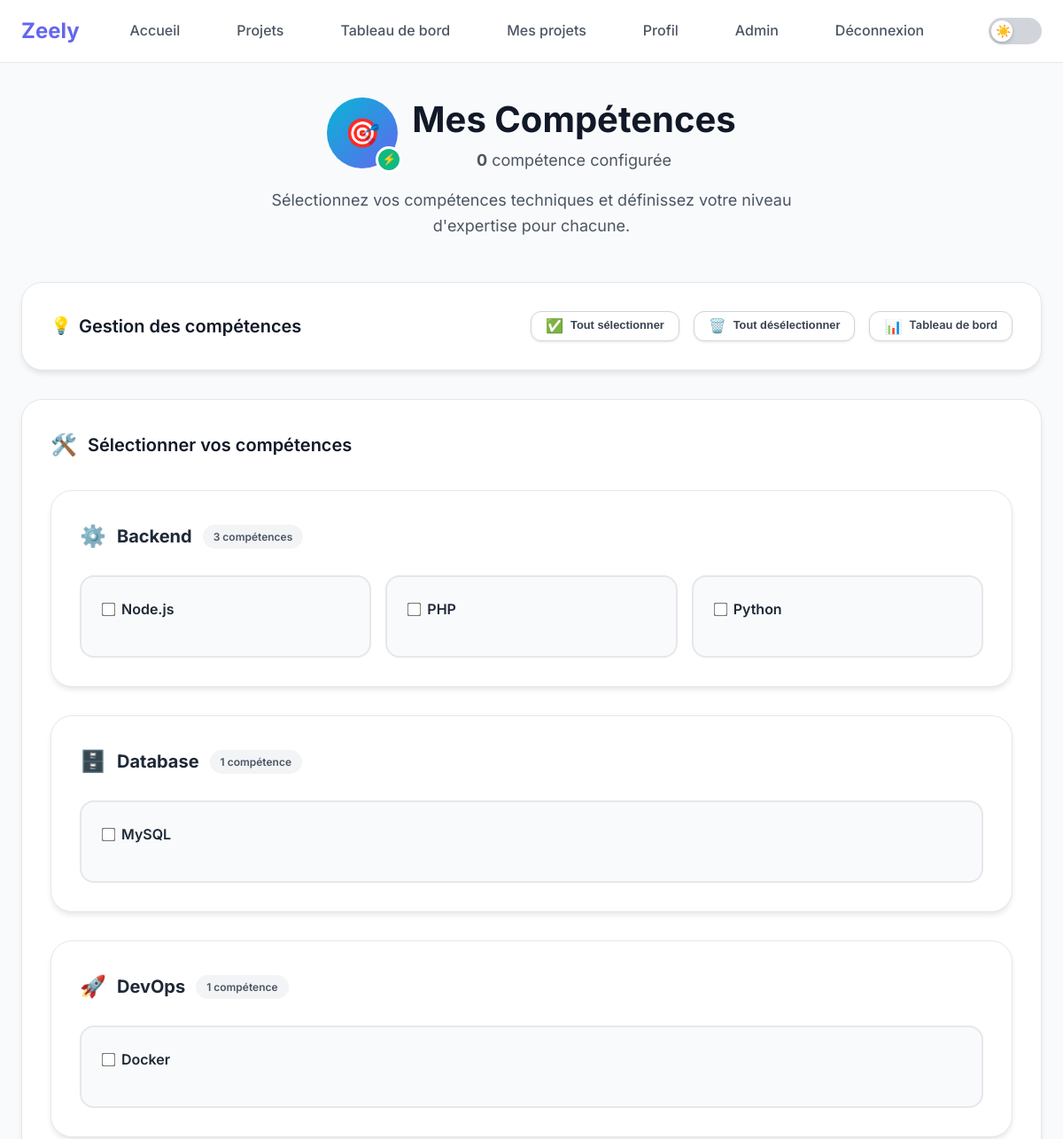
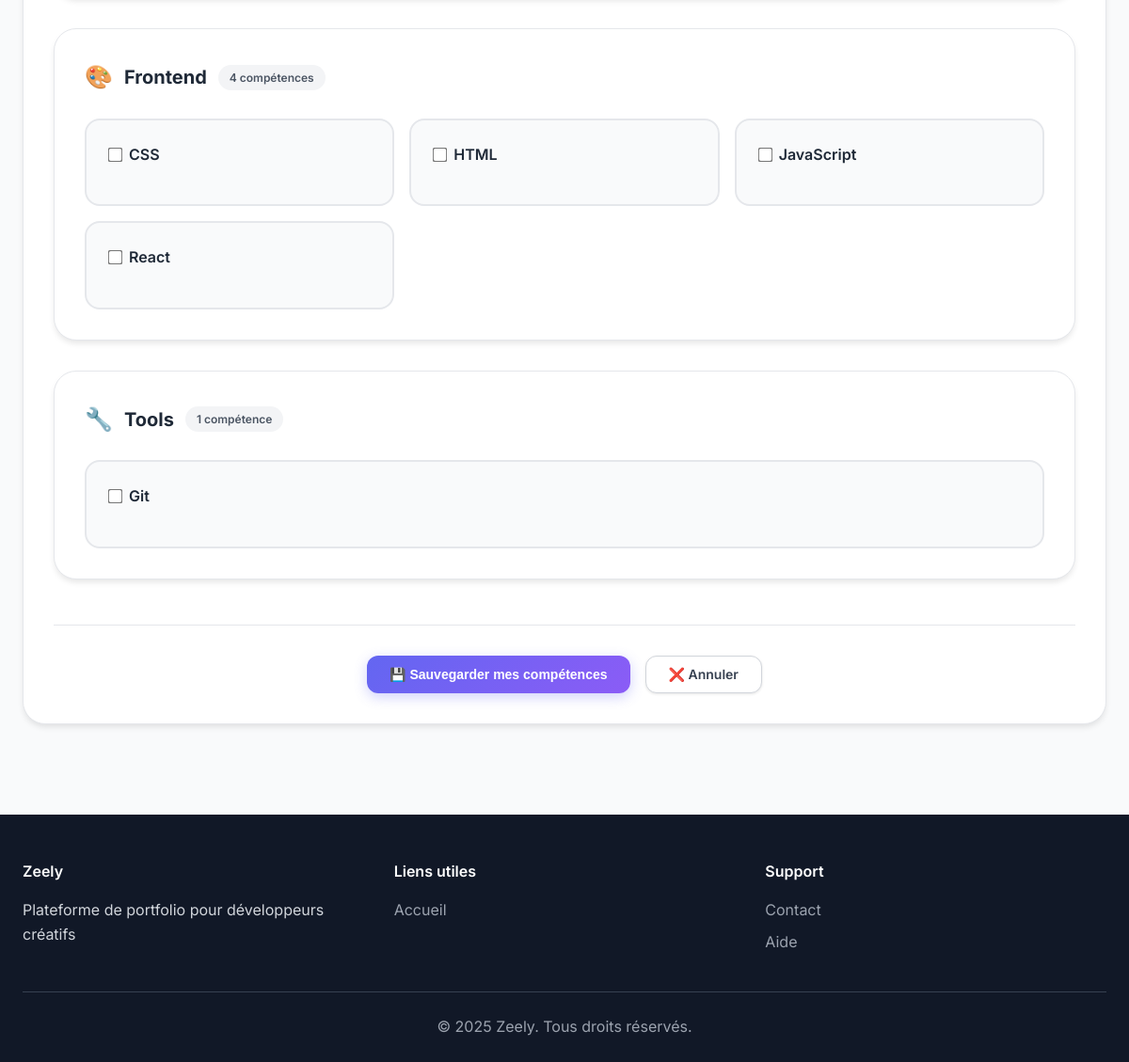
The page /skills.php (signed in) on the database its author committed (2 pictures, top to bottom).
### tables this page shows
CREATE TABLE `skills` (
  `id` int(11) NOT NULL,
  `name` varchar(100) NOT NULL,
  `category` varchar(50) NOT NULL,
  `description` text DEFAULT NULL,
  `created_at` timestamp NOT NULL DEFAULT current_timestamp(),
  `updated_at` timestamp NOT NULL DEFAULT current_timestamp() ON UPDATE current_timestamp()
);

### config/config.php (called while the page is built, shortened)
<?php
spl_autoload_register(function ($class_name) {
    $directories = ['models/', 'controllers/', 'utils/','config/'];
    foreach ($directories as $directory) {
        $file = $directory . $class_name . '.php';
        if (file_exists($file)) {
            return;
        }
    }
});

### models/Skill.php (called while the page is built, shortened)
<?php
class Skill {
    private $conn;
    private $table_name = "skills";
    public function __construct($db) {
        $this->conn = $db;
    }
    public function getAllSkills() {
        $query = "SELECT * FROM " . $this->table_name . " ORDER BY category, name";
        $stmt = $this->conn->prepare($query);
        $stmt->execute();
        return $stmt->fetchAll();
    }
    public function getUserSkills($user_id) {
        $query = "SELECT s.*, us.level, us.years_experience
                  FROM " . $this->table_name . " s
                  JOIN user_skills us ON s.id = us.skill_id
                  WHERE us.user_id = :user_id
                  ORDER BY s.category, s.name";
        $stmt = $this->conn->prepare($query);
        $stmt->bindParam(':user_id', $user_id);
        $stmt->execute();
        return $stmt->fetchAll();
    }
}
?>

### skills.php (the view, shortened to what this page needs)
<?php
require_once 'config/config.php';
$database = new Database();
$db = $database->getConnection();
$skillModel = new Skill($db);
$all_skills = $skillModel->getAllSkills();
$user_skills = $skillModel->getUserSkills($_SESSION['user_id']);
$user_skill_ids = array_column($user_skills, 'id');
$skills_by_category = [];
foreach ($all_skills as $skill) {
    $skills_by_category[$skill['category']][] = $skill;
}
ksort($skills_by_category);
?>
<!DOCTYPE html>
<html lang="fr">
<head>
    <link rel="stylesheet" href="assets/css/style.css">
</head>
<body>
    <?php include 'includes/header.php'; ?>
    <main class="dashboard-main">
        <div class="container">
            <div class="dashboard-header fade-in-up">
                <div style="display: flex; align-items: center; justify-content: center; gap: 1rem; margin-bottom: 1rem;">
                    <div style="width: 80px; height: 80px; background: linear-gradient(135deg, var(--accent), var(--primary)); border-radius: 50%; display: flex; align-items: center; justify-content: center; font-size: 2rem; position: relative;">
                        🎯
                        <div style="position: absolute; bottom: -5px; right: -5px; width: 30px; height: 30px; background: var(--success); border-radius: 50%; display: flex; align-items: center; justify-content: center; font-size: 0.8rem; border: 3px solid white;">
                            ⚡
                        </div>
                    </div>
                    <div>
                        <h1 style="margin: 0;">Mes Compétences</h1>
                        <p style="margin: 0; color: var(--gray-600);">
                            <strong><?php echo count($user_skills); ?></strong> compétence<?php echo count($user_skills) > 1 ? 's' : ''; ?> configurée<?php echo count($user_skills) > 1 ? 's' : ''; ?>
                        </p>
                    </div>
                </div>
                <p style="color: var(--gray-600); max-width: 600px; margin: 0 auto;">Sélectionnez vos compétences techniques et définissez votre niveau d'expertise pour chacune.</p>
            </div>
            <div class="dashboard-card fade-in-up" style="animation-delay: 0.1s; margin-bottom: 2rem;">
                <div style="display: flex; justify-content: space-between; align-items: center; flex-wrap: wrap; gap: 1rem;">
                    <div style="display: flex; align-items: center; gap: 1rem;">
                        <h3 style="margin: 0; display: flex; align-items: center; gap: 0.5rem;">
                            <span style="font-size: 1.2rem;">💡</span>
                            Gestion des compétences
                        </h3>
                    </div>
                    <div style="display: flex; gap: 1rem; flex-wrap: wrap;">
                        <button onclick="selectAllSkills()" class="btn btn-secondary btn-sm" style="display: flex; align-items: center; gap: 0.5rem;">
                            <span style="font-size: 1rem;">✅</span>
                            Tout sélectionner
                        </button>
                        <button onclick="clearAllSkills()" class="btn btn-secondary btn-sm" style="display: flex; align-items: center; gap: 0.5rem;">
                            <span style="font-size: 1rem;">🗑️</span>
                            Tout désélectionner
                        </button>
                        <a href="dashboard.php" class="btn btn-secondary btn-sm" style="display: flex; align-items: center; gap: 0.5rem;">
                            <span style="font-size: 1rem;">📊</span>
                            Tableau de bord
                        </a>
                    </div>
                </div>
            </div>
            <div class="dashboard-card fade-in-up" style="animation-delay: 0.3s;">
                <h3 style="display: flex; align-items: center; gap: 0.75rem; margin-bottom: 2rem;">
                    <span style="font-size: 1.5rem;">🛠️</span>
                    Sélectionner vos compétences
                </h3>
                <form method="POST" action="" id="skillsForm">
                    <?php if (empty($skills_by_category)): ?>
                        <div class="empty-state">
                            <div style="font-size: 4rem; margin-bottom: 1rem;">🔧</div>
                            <p>Aucune compétence disponible pour le moment.</p>
                            <p style="font-size: 1rem; color: var(--gray-400); margin-bottom: 2rem;">Contactez l'administrateur pour ajouter des compétences.</p>
                        </div>
                    <?php else: ?>
                        <div style="display: grid; gap: 2rem;">
                            <?php
                            $category_icons = [
                                'Frontend' => '🎨',
                                'Backend' => '⚙️',
                                'Database' => '🗄️',
                                'Tools' => '🔧',
                                'DevOps' => '🚀',
                                'Mobile' => '📱',
                                'Framework' => '🏗️',
                                'Language' => '💻',
                                'Cloud' => '☁️',
                                'Testing' => '🧪'
                            ];
                            foreach ($skills_by_category as $category => $skills):
                            ?>
                                <div class="skill-category-section" style="background: var(--white); border-radius: 1.5rem; padding: 2rem; box-shadow: 0 4px 6px -1px rgba(0, 0, 0, 0.1); border: 1px solid var(--gray-200);">
                                    <h4 style="display: flex; align-items: center; gap: 0.75rem; margin-bottom: 1.5rem; color: var(--gray-800); font-size: 1.25rem;">
                                        <span style="font-size: 1.5rem;">
                                            <?php echo $category_icons[$category] ?? '💡'; ?>
                                        </span>
                                        <?php echo htmlspecialchars($category); ?>
                                        <span style="background: var(--gray-100); color: var(--gray-600); padding: 0.25rem 0.75rem; border-radius: 1rem; font-size: 0.75rem; font-weight: 600;">
                                            <?php echo count($skills); ?> compétence<?php echo count($skills) > 1 ? 's' : ''; ?>
                                        </span>
                                    </h4>
                                    <div style="display: grid; grid-template-columns: repeat(auto-fit, minmax(300px, 1fr)); gap: 1rem;">
                                        <?php foreach ($skills as $skill): ?>
                                            <?php
                                            $is_selected = in_array($skill['id'], $user_skill_ids);
                                            ?>
                                            <div class="skill-item" style="border: 2px solid <?php echo $is_selected ? 'var(--primary)' : 'var(--gray-200)'; ?>; border-radius: 1rem; padding: 1.5rem; transition: all 0.3s ease; background: <?php echo $is_selected ? 'rgba(99, 102, 241, 0.05)' : 'var(--gray-50)'; ?>;">
                                                <div style="display: flex; align-items: center; gap: 1rem; margin-bottom: 1rem;">
                                                    <label class="checkbox-label" style="cursor: pointer; flex: 1;">
                                                        <input type="checkbox" name="skills[]" value="<?php echo $skill['id']; ?>"
                                                               <?php echo $is_selected ? 'checked' : ''; ?>
                                                               onchange="toggleSkillDetails(this, <?php echo $skill['id']; ?>)"
                                                               style="accent-color: var(--primary); transform: scale(1.2);">
                                                        <span style="font-weight: 600; color: var(--gray-800); font-size: 1rem;">
                                                            <?php echo htmlspecialchars($skill['name']); ?>
                                                        </span>
                                                    </label>
                                                </div>
                                            </div>
                                        <?php endforeach; ?>
                                    </div>
                                </div>
                            <?php endforeach; ?>
                        </div>
                        <div style="display: flex; gap: 1rem; justify-content: center; margin-top: 3rem; padding-top: 2rem; border-top: 1px solid var(--gray-200);">
                            <button type="submit" class="btn btn-primary" id="submitBtn">
                                <span id="submitText">💾 Sauvegarder mes compétences</span>
                            </button>
                            <a href="dashboard.php" class="btn btn-secondary">
                                ❌ Annuler
                            </a>
                        </div>
                    <?php endif; ?>
                </form>
            </div>
        </div>
    </main>
    <?php include 'includes/footer.php'; ?>
</body>
</html>

### assets/css/style.css (style rules this page uses)
:root { --primary: #6366f1; --primary-dark: #4f46e5; --secondary: #8b5cf6; --accent: #06b6d4; --success: #10b981; --warning: #f59e0b; --error: #ef4444; --gray-50: #f9fafb; --gray-100: #f3f4f6; --gray-200: #e5e7eb; --gray-300: #d1d5db; --gray-400: #9ca3af; --gray-500: #6b7280; --gray-600: #4b5563; --gray-700: #374151; --gray-800: #1f2937; --gray-900: #111827; --white: #ffffff; --black: #000000; }
* { margin: 0; padding: 0; box-sizing: border-box; }
body { font-family: 'Inter', -apple-system, BlinkMacSystemFont, 'Segoe UI', Roboto, sans-serif; line-height: 1.6; color: var(--gray-800); background: var(--gray-50); font-size: 16px; -webkit-font-smoothing: antialiased; -moz-osx-font-smoothing: grayscale; transition: background-color 0.3s ease, color 0.3s ease; }
.container { max-width: 1200px; margin: 0 auto; padding: 0 1.5rem; }
.btn { display: inline-flex; align-items: center; justify-content: center; padding: 0.75rem 1.5rem; border: none; border-radius: 0.75rem; font-weight: 600; text-decoration: none; cursor: pointer; transition: all 0.2s cubic-bezier(0.4, 0, 0.2, 1); font-size: 0.875rem; line-height: 1; position: relative; overflow: hidden; }
.btn::before { content: ''; position: absolute; top: 0; left: -100%; width: 100%; height: 100%; background: linear-gradient(90deg, transparent, rgba(255,255,255,0.2), transparent); transition: left 0.5s; }
.btn-primary { background: linear-gradient(135deg, var(--primary), var(--secondary)); color: white; box-shadow: 0 4px 14px 0 rgba(99, 102, 241, 0.3); }
.btn-secondary { background: var(--white); color: var(--gray-700); border: 1px solid var(--gray-300); box-shadow: 0 1px 3px 0 rgba(0, 0, 0, 0.1); }
.btn-sm { padding: 0.5rem 1rem; font-size: 0.8rem; }
.checkbox-label { display: flex !important; align-items: center; gap: 0.5rem; font-weight: 500 !important; cursor: pointer; }
.checkbox-label input[type="checkbox"] { width: auto !important; margin: 0; }
.dashboard-main { padding: 2rem 0; min-height: calc(100vh - 200px); }
.dashboard-header { margin-bottom: 3rem; text-align: center; }
.dashboard-header h1 { font-size: 2.5rem; font-weight: 700; color: var(--gray-900); margin-bottom: 0.5rem; }
.dashboard-header p { font-size: 1.125rem; color: var(--gray-600); }
.dashboard-card { background: var(--white); padding: 2rem; border-radius: 1.5rem; box-shadow: 0 4px 6px -1px rgba(0, 0, 0, 0.1); border: 1px solid var(--gray-200); transition: all 0.3s ease; }
.dashboard-card h3 { font-size: 1.25rem; font-weight: 600; color: var(--gray-900); margin-bottom: 1.5rem; }
.fade-in-up { animation: fadeInUp 0.6s ease-out; }
html { scroll-behavior: smooth; }
* { transition: background-color 0.3s ease, color 0.3s ease, border-color 0.3s ease; }

### rows shown on the page
skills: name "Node.js"
skills: name "PHP"
skills: name "Python"
skills: name "MySQL"
skills: name "Docker"
skills: name "CSS"
skills: name "HTML"
skills: name "JavaScript"
skills: name "React"
skills: name "Git"

### other values the page prints
APP_NAME "Zeely"
count($user_skills) "0"
$category_icons[$category] "⚙️"
$category "Backend"
count($skills) "3"
$category_icons[$category] "🗄️"
$category "Database"
count($skills) "1"
$category_icons[$category] "🚀"
$category "DevOps"
$category_icons[$category] "🎨"
$category "Frontend"
count($skills) "4"
$category_icons[$category] "🔧"
$category "Tools"
